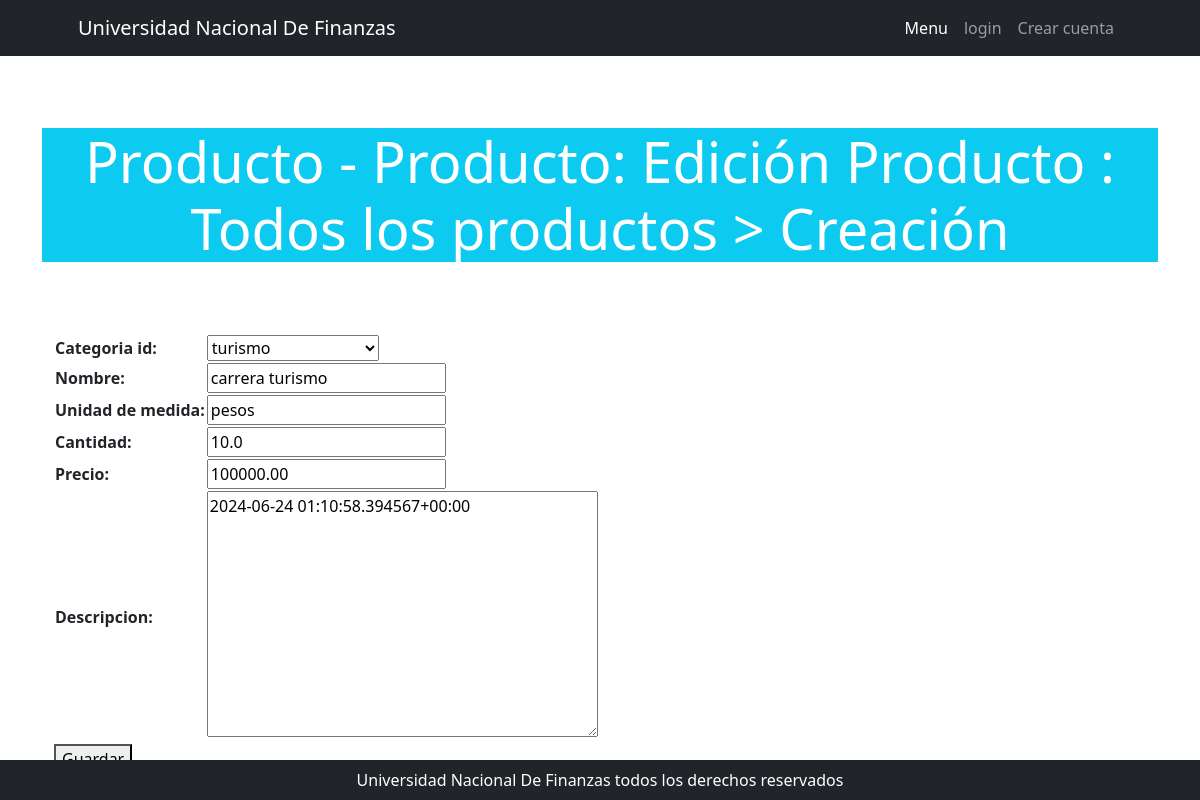
Page /producto/producto/actualizar/5 on the committed database.
### producto/models.py (models this page shows, shortened)
class Producto(models.Model):
    categoria_id = models.ForeignKey(ProductoCategoria, null=True, blank=True, on_delete=models.SET_NULL)
    nombre = models.CharField(max_length=200)
    unidad_de_medida = models.CharField(max_length=200, null=True, blank=True)
    cantidad = models.FloatField()
    precio = models.DecimalField(max_digits=10, decimal_places=2)
    descripcion = models.TextField(null=True, blank=True, editable=True, default=timezone.now)
    class Meta:
        verbose_name = "producto"
        verbose_name_plural = "productos"

class ProductoCategoria(models.Model):
    nombre = models.CharField(max_length=200, unique=True)
    descripcion = models.CharField(max_length=200, null=True, blank=True)
    def __str__(self):
        return self.nombre
    class Meta:
        verbose_name = "categoría de producto"
        verbose_name_plural = "categorías de producto"

### producto/views.py (the view)
# urls.py: path("producto/actualizar/<int:pk>", ProductoActualizar.as_view(), name="producto_actualizar"),
class ProductoActualizar(UpdateView):
    model = Producto
    form_class = ProductoForm
    success_url = reverse_lazy("producto:producto_list")

### producto/forms.py
class ProductoForm(forms.ModelForm):
    class Meta:
        model = models.Producto
        fields = '__all__'
        template_name= "producto_form.html"

### producto/templates/producto/producto_form.html (shortened to what this page needs)
{% extends 'core/base.html' %}
{% block body_title %}
{% if form.instance.pk %}
Producto - Producto: Edición
{% else %}
Producto - Productos: Creación
{% endif %}
Producto : Todos los productos > Creación
{% endblock body_title %}
{% block content %}
<form method="post">
  <table>
    {{ form.as_table }}
  </table>
  <button type="submit">Guardar</button>
</form>
{% endblock content %}

### rows in the picture
Producto: categoria_id "turismo", unidad_de_medida "pesos", cantidad "10.0", precio "100000.00", descripcion "2024-06-24 01:10:58.394567+00:00"
ProductoCategoria: nombre "carrera turismo"
